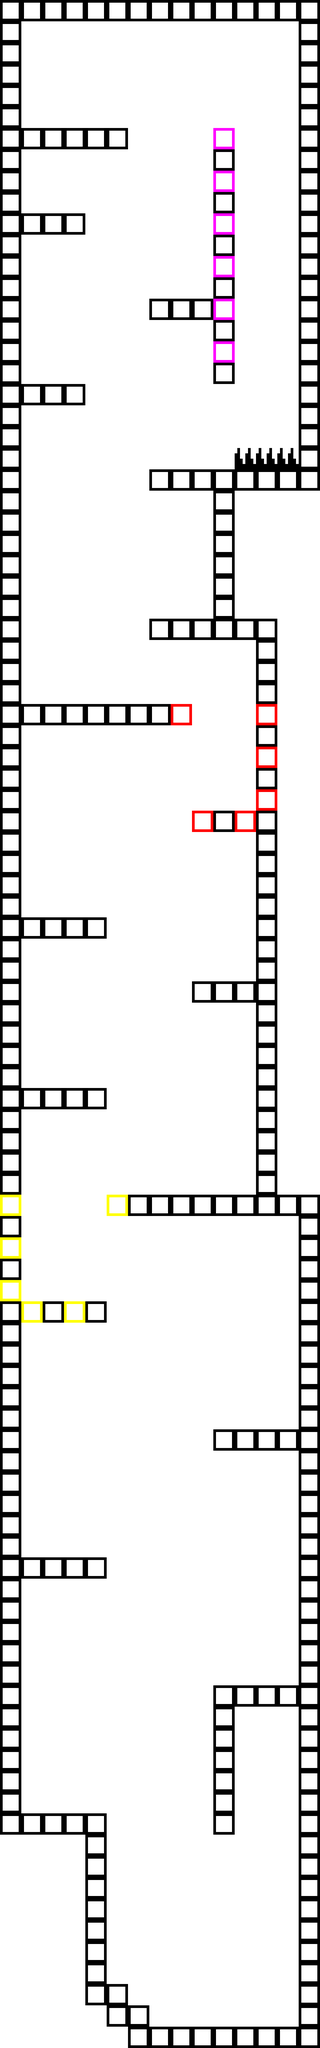

A level layout from a 2D game, rendered from its tile map. Below: a short description, then the map file with tile-grid data replaced by summaries:
An orthogonal 15x96 tile map with 64x64 px tiles, 4 tile layers (background, terrain, terrain_colored, hazzards) and 36 objects (10x laser, 10x button, 7x color_door, 3x color_station, 2x falling_platform, ...).

<map version="1.10" tiledversion="1.11.0" orientation="orthogonal" renderorder="right-down" width="15" height="96" tilewidth="64" tileheight="64" infinite="0" nextlayerid="6" nextobjectid="57">
 <tileset firstgid="1" source="demo_tiles.tsx" />
 <layer id="1" name="background" width="15" height="96">
  <data>[1440 cells, 1440 non-empty, 1 distinct tile ids]</data>
 </layer>
 <layer id="2" name="terrain" width="15" height="96">
  <data>[1440 cells, 309 non-empty, 1 distinct tile ids]</data>
 </layer>
 <layer id="5" name="terrain_colored" width="15" height="96">
  <data>[1440 cells, 18 non-empty, 3 distinct tile ids]</data>
 </layer>
 <layer id="3" name="hazzards" width="15" height="96">
  <data>[1440 cells, 3 non-empty, 1 distinct tile ids]</data>
 </layer>
 <objectgroup id="4" name="objects">
  <object id="1" name="box" x="204" y="192" width="40" height="40" />
  <object id="2" name="portal" x="736" y="5120" width="128" height="64" />
  <object id="3" name="color_station" x="128" y="352" width="192" height="32">
   <properties>
    <property name="has_blue" type="bool" value="true" />
    <property name="has_green" type="bool" value="false" />
    <property name="has_red" type="bool" value="true" />
   </properties>
  </object>
  <object id="6" name="jumppad" x="736" y="6016" width="128" height="64" />
  <object id="9" name="secret" x="736" y="960" width="128" height="128">
   <properties>
    <property name="secret_id" type="int" value="0" />
   </properties>
  </object>
  <object id="11" name="falling_platform" x="512" y="384" width="128" height="32" />
  <object id="12" name="falling_platform" x="704" y="384" width="128" height="32" />
  <object id="13" name="laser" x="448" y="576" width="192" height="16">
   <properties>
    <property name="move_axis" value="y" />
    <property name="move_dist" type="int" value="304" />
    <property name="speed" type="int" value="128" />
   </properties>
  </object>
  <object id="14" name="button" x="656" y="1376" width="32" height="32">
   <properties>
    <property name="target_id" type="int" value="15" />
   </properties>
  </object>
  <object id="15" name="laser" x="64" y="1408" width="384" height="16">
   <properties>
    <property name="move_axis" value="y" />
    <property name="move_dist" type="int" value="496" />
    <property name="speed" type="int" value="256" />
   </properties>
  </object>
  <object id="16" name="laser" x="64" y="832" width="192" height="16">
   <properties>
    <property name="move_axis" value="y" />
    <property name="move_dist" type="int" value="304" />
    <property name="speed" type="int" value="128" />
   </properties>
  </object>
  <object id="17" name="color_station" x="128" y="2080" width="192" height="32">
   <properties>
    <property name="has_blue" type="bool" value="false" />
    <property name="has_green" type="bool" value="false" />
    <property name="has_red" type="bool" value="false" />
   </properties>
  </object>
  <object id="21" name="color_station" x="512" y="3552" width="192" height="32">
   <properties>
    <property name="has_blue" type="bool" value="false" />
    <property name="has_green" type="bool" value="true" />
    <property name="has_red" type="bool" value="false" />
   </properties>
  </object>
  <object id="22" name="color_door" gid="37" x="64" y="3648" width="64" height="64">
   <properties>
    <property name="color" value="Y" />
   </properties>
  </object>
  <object id="23" name="color_door" gid="37" x="128" y="3648" width="64" height="64">
   <properties>
    <property name="color" value="Y" />
   </properties>
  </object>
  <object id="24" name="color_door" gid="37" x="192" y="3648" width="64" height="64">
   <properties>
    <property name="color" value="Y" />
   </properties>
  </object>
  <object id="25" name="color_door" gid="37" x="256" y="3648" width="64" height="64">
   <properties>
    <property name="color" value="Y" />
   </properties>
  </object>
  <object id="26" name="button" x="144" y="608" width="32" height="32">
   <properties>
    <property name="target_id" type="int" value="16" />
   </properties>
  </object>
  <object id="27" name="button" x="656" y="352" width="32" height="32">
   <properties>
    <property name="target_id" type="int" value="13" />
   </properties>
  </object>
  <object id="32" name="laser" x="64" y="2448" width="256" height="32">
   <properties>
    <property name="move_axis" value="x" />
    <property name="move_dist" type="int" value="256" />
    <property name="speed" type="int" value="160" />
   </properties>
  </object>
  <object id="34" name="button" x="464" y="2080" width="32" height="32">
   <properties>
    <property name="target_id" type="int" value="32" />
   </properties>
  </object>
  <object id="35" name="button" x="272" y="2720" width="32" height="32">
   <properties>
    <property name="target_id" type="int" value="36" />
   </properties>
  </object>
  <object id="36" name="laser" x="64" y="2960" width="256" height="32">
   <properties>
    <property name="move_axis" value="x" />
    <property name="move_dist" type="int" value="256" />
    <property name="speed" type="int" value="192" />
   </properties>
  </object>
  <object id="38" name="laser" x="640" y="4032" width="16" height="256">
   <properties>
    <property name="move_axis" value="x" />
    <property name="move_dist" type="int" value="240" />
    <property name="speed" type="int" value="224" />
   </properties>
  </object>
  <object id="40" name="laser" x="640" y="4800" width="16" height="256">
   <properties>
    <property name="move_axis" value="x" />
    <property name="move_dist" type="int" value="240" />
    <property name="speed" type="int" value="256" />
   </properties>
  </object>
  <object id="42" name="laser" x="320" y="3968" width="320" height="16">
   <properties>
    <property name="move_axis" value="y" />
    <property name="move_dist" type="int" value="304" />
    <property name="speed" type="int" value="224" />
   </properties>
  </object>
  <object id="44" name="laser" x="320" y="4736" width="320" height="16">
   <properties>
    <property name="move_axis" value="y" />
    <property name="move_dist" type="int" value="304" />
    <property name="speed" type="int" value="256" />
   </properties>
  </object>
  <object id="45" name="laser" x="320" y="5440" width="320" height="16">
   <properties>
    <property name="move_axis" value="y" />
    <property name="move_dist" type="int" value="304" />
    <property name="speed" type="int" value="320" />
   </properties>
  </object>
  <object id="46" name="button" x="400" y="3552" width="32" height="32">
   <properties>
    <property name="target_id" type="int" value="42" />
   </properties>
  </object>
  <object id="47" name="button" x="272" y="3872" width="32" height="32">
   <properties>
    <property name="target_id" type="int" value="38" />
   </properties>
  </object>
  <object id="50" name="button" x="79.9985" y="4640" width="32" height="32">
   <properties>
    <property name="target_id" type="int" value="40" />
   </properties>
  </object>
  <object id="51" name="button" x="271.999" y="4640" width="32" height="32">
   <properties>
    <property name="target_id" type="int" value="44" />
   </properties>
  </object>
  <object id="52" name="button" x="256" y="5408" width="32" height="32">
   <properties>
    <property name="target_id" type="int" value="45" />
   </properties>
  </object>
  <object id="54" name="color_door" gid="34" x="576" y="2176" width="64" height="64">
   <properties>
    <property name="color" value="R" />
   </properties>
  </object>
  <object id="55" name="color_door" gid="34" x="640" y="2176" width="64" height="64">
   <properties>
    <property name="color" value="R" />
   </properties>
  </object>
  <object id="56" name="color_door" gid="34" x="704" y="2176" width="64" height="64">
   <properties>
    <property name="color" value="R" />
   </properties>
  </object>
 </objectgroup>
</map>
